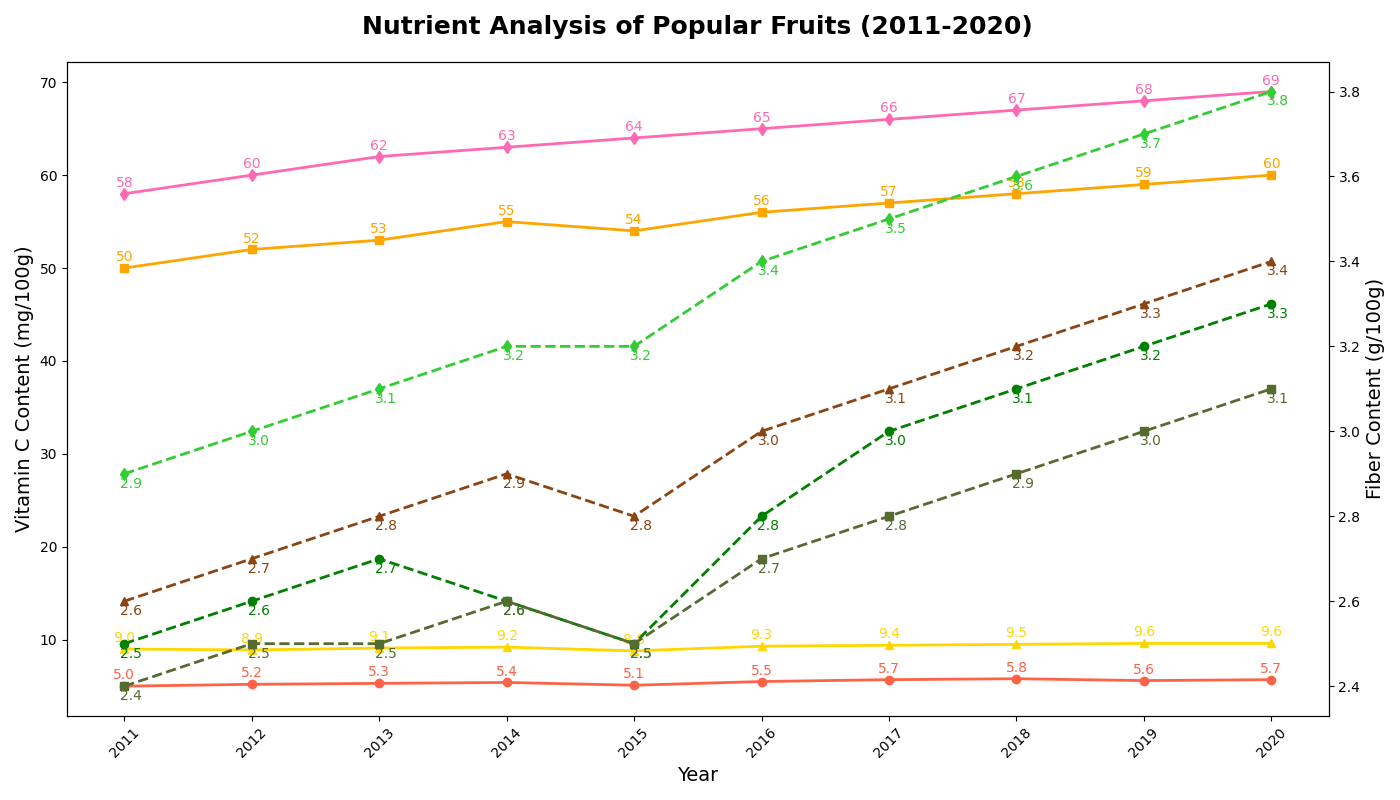

Python code for this plot:
import matplotlib.pyplot as plt
import numpy as np

# Data preparation
years = np.arange(2011, 2021)
apples_vitamin_c = np.array([5, 5.2, 5.3, 5.4, 5.1, 5.5, 5.7, 5.8, 5.6, 5.7])
apples_fiber = np.array([2.5, 2.6, 2.7, 2.6, 2.5, 2.8, 3.0, 3.1, 3.2, 3.3])
oranges_vitamin_c = np.array([50, 52, 53, 55, 54, 56, 57, 58, 59, 60])
oranges_fiber = np.array([2.4, 2.5, 2.5, 2.6, 2.5, 2.7, 2.8, 2.9, 3.0, 3.1])
bananas_vitamin_c = np.array([9, 8.9, 9.1, 9.2, 8.8, 9.3, 9.4, 9.5, 9.6, 9.6])
bananas_fiber = np.array([2.6, 2.7, 2.8, 2.9, 2.8, 3.0, 3.1, 3.2, 3.3, 3.4])
strawberries_vitamin_c = np.array([58, 60, 62, 63, 64, 65, 66, 67, 68, 69])
strawberries_fiber = np.array([2.9, 3.0, 3.1, 3.2, 3.2, 3.4, 3.5, 3.6, 3.7, 3.8])

fig, ax1 = plt.subplots(figsize=(14, 8))

# Plot Vitamin C content
ax1.plot(years, apples_vitamin_c, color='#FF6347', marker='o', linestyle='-', linewidth=2)
ax1.plot(years, oranges_vitamin_c, color='#FFA500', marker='s', linestyle='-', linewidth=2)
ax1.plot(years, bananas_vitamin_c, color='#FFD700', marker='^', linestyle='-', linewidth=2)
ax1.plot(years, strawberries_vitamin_c, color='#FF69B4', marker='d', linestyle='-', linewidth=2)

# Add secondary y-axis for Fiber content
ax2 = ax1.twinx()
ax2.plot(years, apples_fiber, color='#008000', marker='o', linestyle='--', linewidth=2)
ax2.plot(years, oranges_fiber, color='#556B2F', marker='s', linestyle='--', linewidth=2)
ax2.plot(years, bananas_fiber, color='#8B4513', marker='^', linestyle='--', linewidth=2)
ax2.plot(years, strawberries_fiber, color='#32CD32', marker='d', linestyle='--', linewidth=2)

# Title and labels
ax1.set_title("Nutrient Analysis of Popular Fruits (2011-2020)", fontsize=18, weight='bold', pad=20)
ax1.set_xlabel("Year", fontsize=14)
ax1.set_ylabel("Vitamin C Content (mg/100g)", fontsize=14, color='black')
ax2.set_ylabel("Fiber Content (g/100g)", fontsize=14, color='black')

# Customize ticks
ax1.set_xticks(years)
ax1.set_xticklabels(years, rotation=45)

# Add data labels for Vitamin C content
for i in range(len(years)):
    ax1.annotate(f'{apples_vitamin_c[i]}', (years[i], apples_vitamin_c[i]), textcoords="offset points", xytext=(0, 5), ha='center', fontsize=10, color='#FF6347')
    ax1.annotate(f'{oranges_vitamin_c[i]}', (years[i], oranges_vitamin_c[i]), textcoords="offset points", xytext=(0, 5), ha='center', fontsize=10, color='#FFA500')
    ax1.annotate(f'{bananas_vitamin_c[i]}', (years[i], bananas_vitamin_c[i]), textcoords="offset points", xytext=(0, 5), ha='center', fontsize=10, color='#FFD700')
    ax1.annotate(f'{strawberries_vitamin_c[i]}', (years[i], strawberries_vitamin_c[i]), textcoords="offset points", xytext=(0, 5), ha='center', fontsize=10, color='#FF69B4')

# Add data labels for Fiber content
for i in range(len(years)):
    ax2.annotate(f'{apples_fiber[i]}', (years[i], apples_fiber[i]), textcoords="offset points", xytext=(5, -10), ha='center', fontsize=10, color='#008000')
    ax2.annotate(f'{oranges_fiber[i]}', (years[i], oranges_fiber[i]), textcoords="offset points", xytext=(5, -10), ha='center', fontsize=10, color='#556B2F')
    ax2.annotate(f'{bananas_fiber[i]}', (years[i], bananas_fiber[i]), textcoords="offset points", xytext=(5, -10), ha='center', fontsize=10, color='#8B4513')
    ax2.annotate(f'{strawberries_fiber[i]}', (years[i], strawberries_fiber[i]), textcoords="offset points", xytext=(5, -10), ha='center', fontsize=10, color='#32CD32')

# Ensure the layout is tight
plt.tight_layout()

# Show plot
plt.show()
